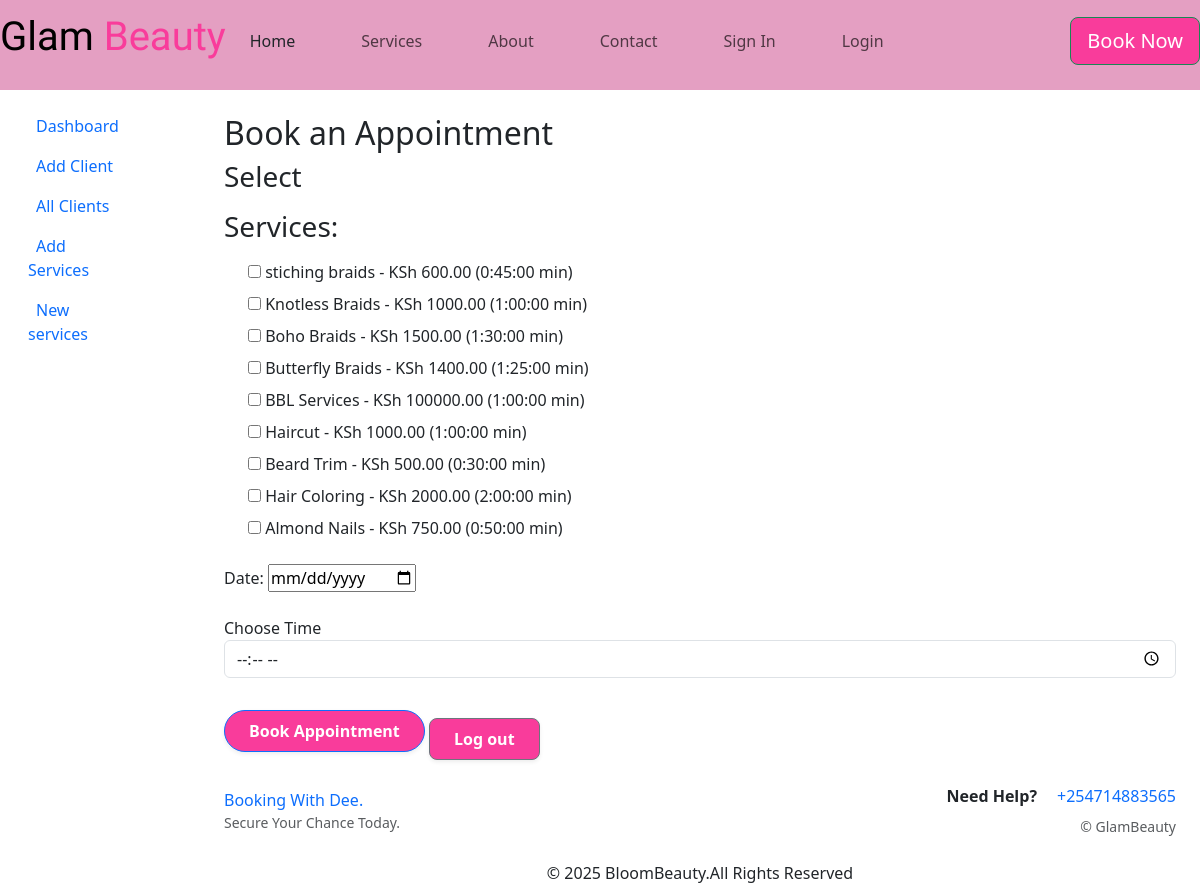
/book/ (signed in), run on an earlier commit of the app's database.
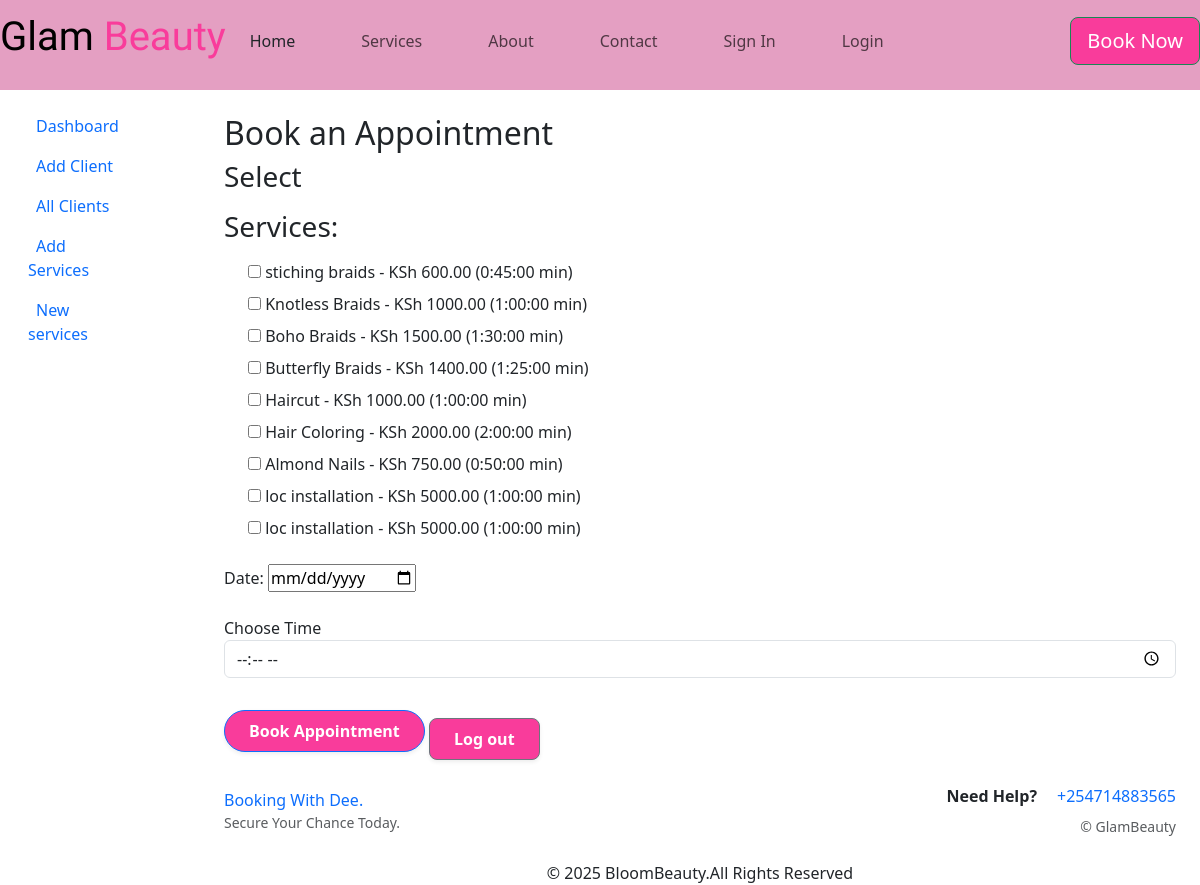
And on a later commit of the database.
### cosmetics/models.py (models this page shows, shortened)
class Service(models.Model):
    CATEGORY_CHOICES = [
        ("Wig Installation", "Wig Installation"),
        ("Braided Hairstyles", "Braided Hairstyles"),
        ("Facial Services", "Facial Services"),
        ("Nail Art Design Services", "Nail Art Design Services"),
        ("Massage Services", "Massage Services"),
    ]
    name = models.CharField(max_length=200)
    description = models.TextField(null=True, blank=True)
    price = models.DecimalField(max_digits=8, decimal_places=2)
    duration = models.DurationField()
    category = models.CharField(max_length=50, choices=CATEGORY_CHOICES)
    is_active = models.BooleanField(default=False)
    image = models.ImageField(upload_to="services/", null=True, blank=True)

### cosmetics/views.py (the view, shortened to what this page needs)
# urls.py: path('book/', views.book, name='book'),
@login_required
def book(request):
    services = Service.objects.all()  # fetches all services from DB
    return render(request, "book.html", {"services": services})

### cosmetics/templates/book.html (shortened to what this page needs)
{% extends "base.html" %}
{% block content %}
<div class="container mt-4">
    <h2>Book an Appointment</h2>
  <form method="POST" action="{% url 'book' %}">
    <h3 class="mb-3"><p>Select </p>Services:</h3>
    <div class="mb-4">
    {% for service in services %}
    <div class="form-check mb-2">
        <label>
            <input type="checkbox" name="services" value="{{ service.id }}">
            {{ service.name }} - KSh {{ service.price }} ({{ service.duration }} min)
        </label><br>
    </div>
    {% endfor %}
   </div>
  <div class="mb-4">
    <label for="date">Date:</label>
    <input type="date" id="date" name="date" required><br>
    </div>
   <div class="mb-4">
        <label for="time">Choose Time</label>
        <input type="time" id="time" name="time" class="form-control" required>
    </div>
    <button  type="submit" class="btn btn-primary px-4 py-2 fw-bold shadow-sm rounded-pill">Book Appointment</button>
    <a class="btn btn-secondary px-4 py-2 fw-semibold mt-3 rounded-3 shadow-sm" href="{% url 'logout' %}">Log out</a>
</form>
</div>
<div class="container mt-4">
  <div class="row align-items-center">
    <div class="col-md-6 text-start">
      <a class="d-inline-flex flex-column gap-0 text-decoration-none">
        <span class="booking-by">Booking With Dee.</span>
        <span class="run-your-practice text-muted small">Secure Your Chance Today.</span>
      </a>
    </div>
    <div class="col-md-6 text-end">
      <div class="d-flex justify-content-center justify-content-md-end align-items-center gap-3 mb-2">
        <span class="fw-bold">Need Help?</span>
        <a href="tel:+254714883565" class="text-decoration-none d-flex align-items-center gap-1">
          +254714883565
        </a>
      </div>
      <div class="text-muted small">© GlamBeauty</div>
    </div>
  </div>
</div>
{% endblock %}

What changed in the data, as far as the page shows it:
removed Service: name "BBL Services", price "100000.00", duration "1:00:00"
removed Service: name "Beard Trim", price "500.00", duration "0:30:00"
added Service: name "loc installation", price "5000.00", duration "1:00:00"
added Service: name "loc installation", price "5000.00", duration "1:00:00"
